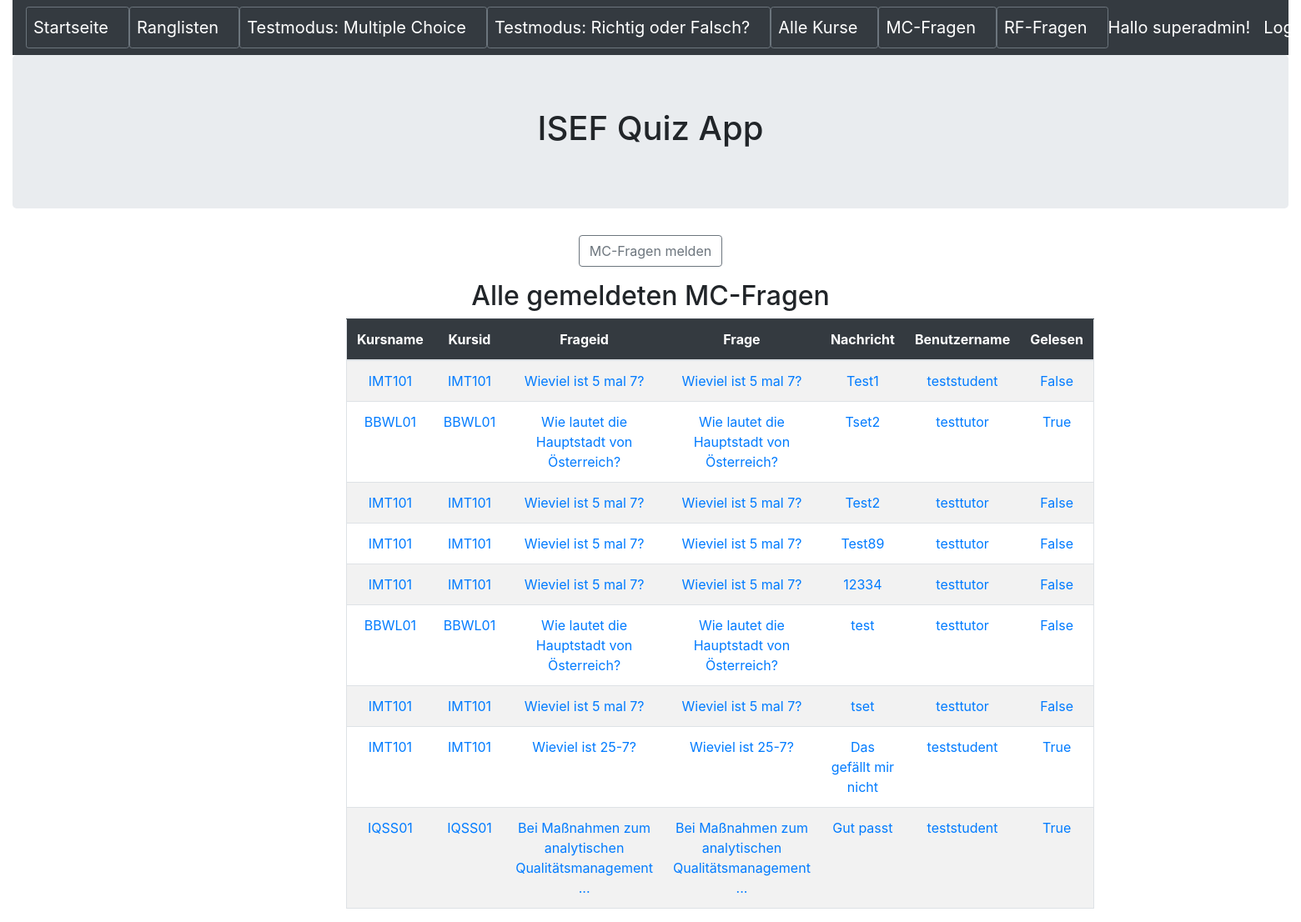
The page /meldungmcfragen (signed in) on the database as committed earlier.
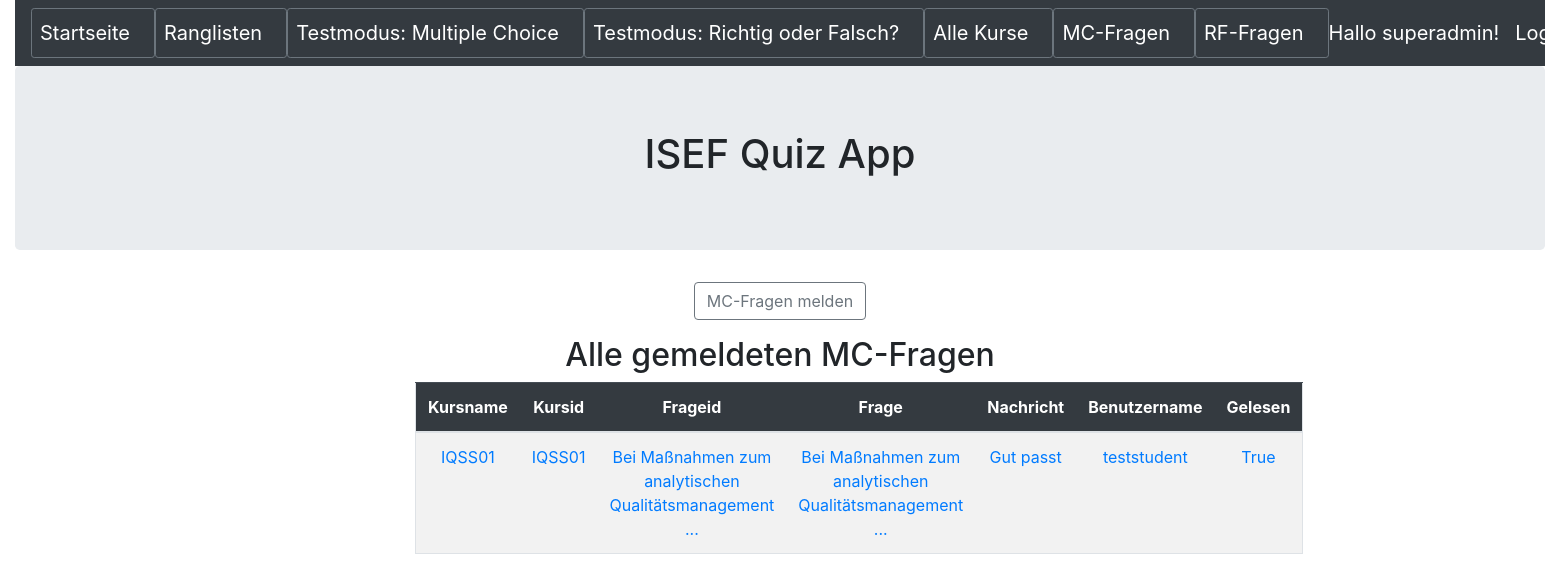
The same page on the database as committed later.
### quiz/models.py (models this page shows, shortened)
class MeldungMCFragen(models.Model):
    kursname = models.CharField(max_length=50,blank=False)
    kursid = models.ForeignKey(Kurs,null=True,blank=False,on_delete=models.CASCADE)
    frageid = models.ForeignKey(Frage,null=True,blank=False,on_delete=models.CASCADE)
    frage = models.CharField(max_length=255,blank=False)
    nachricht = models.CharField(max_length=500,blank=False)
    benutzername = models.CharField(max_length=50,blank=False)
    gelesen=models.BooleanField(default=False)

class Kurs(models.Model):
    name = models.CharField(max_length=50,help_text='Geben Sie den Namen des Kurses ein')
    beschreibung = models.CharField(max_length=255,help_text='Geben Sie die Beschreibung des Kurses ein')
    def __str__(self):
        return self.name

class Frage(models.Model):
    name = models.CharField(max_length=255,blank=False,help_text='Geben Sie hier die Frage ein')
    kurs = models.ForeignKey(Kurs,null=True,blank=False,on_delete=models.CASCADE,help_text='Wählen Sie den Kurs, welchem die Frage zugewiesen wird')
    antwort1 = models.CharField(max_length=255,blank=False,null=True,help_text='Geben Sie die Antwort1 der Frage ein')
    antwort1richtig = models.BooleanField(default=False,help_text='Geben Sie an ob Antwort1 richtig ist',verbose_name="Antwort1 richtig?")
    antwort2 = models.CharField(max_length=255,blank=False,null=True,help_text='Geben Sie die Antwort2 der Frage ein')
    antwort2richtig = models.BooleanField(default=False,help_text='Geben Sie an ob Antwort2 richtig ist',verbose_name="Antwort2 richtig?")
    antwort3 = models.CharField(max_length=255,blank=True,null=True,help_text='Geben Sie die Antwort3 der Frage ein (optional)')
    antwort3richtig = models.BooleanField(default=False,help_text='Geben Sie an ob Antwort3 richtig ist',verbose_name="Antwort3 richtig?")
    antwort4 = models.CharField(max_length=255,blank=True,null=True,help_text='Geben Sie die Antwort4 der Frage ein (optional)')
    antwort4richtig = models.BooleanField(default=False,help_text='Geben Sie an ob Antwort4 richtig ist',verbose_name="Antwort4 richtig?")
    freigegeben=models.BooleanField(default=False,help_text='Frage freigeben?',verbose_name="Frage freigeben")
    def __str__(self):
        return self.name

### quiz/views.py (the view)
# urls.py: path('meldungmcfragen', MeldungMCFragenHome.as_view(), name='meldungmcfragen'),
class MeldungMCFragenHome(AuthListView):
    model = MeldungMCFragen
    template_name = 'meldungmcfrage/meldungmcfragen_home.html'
    permission_required = ('quiz.view_meldungmcfragen')

### quiz/templates/meldungmcfrage/meldungmcfragen_home.html
{% extends 'base.html' %}
{% block content %}
<div class="text-center">
	<p><button type="button" class="btn btn-outline-secondary" onclick="location.href='{% url 'meldungmcfrage_select'  %}'"> MC-Fragen melden</button></p>
</div>
<h2 class="text-center">Alle gemeldeten MC-Fragen</h2>
<div class="container text-center">
	<div class="row justify-content-md-center">
		<div class="col-sm-8 ">
			<table  class ="table border table-hover table-striped">
				<thead class="table-dark">
					<th width=100 scope = "col">Kursname</th>
					<th width=100 scope = "col">Kursid</th>
					<th width=100 scope = "col">Frageid</th>
					<th width=100 scope = "col">Frage</th>
					<th width=100 scope = "col">Nachricht</th>
					<th width=550 scope = "col">Benutzername</th>
					<th width=550 scope = "col">Gelesen</th>
				</thead>
				<tbody>
				{% for meldungmcfragen in object_list %}
					<tr>
						<td> <a href="{% url 'meldungmcfragen_detail' meldungmcfragen.pk %}">{{ meldungmcfragen.kursname }}</a> </td>
						<td> <a href="{% url 'meldungmcfragen_detail' meldungmcfragen.pk %}">{{ meldungmcfragen.kursid }}</a> </td>
						<td> <a href="{% url 'meldungmcfragen_detail' meldungmcfragen.pk %}">{{ meldungmcfragen.frageid }}</a> </td>
						<td> <a href="{% url 'meldungmcfragen_detail' meldungmcfragen.pk %}">{{ meldungmcfragen.frage}}</a> </td>
						<td> <a href="{% url 'meldungmcfragen_detail' meldungmcfragen.pk %}">{{ meldungmcfragen.nachricht}}</a> </td>
						<td> <a href="{% url 'meldungmcfragen_detail' meldungmcfragen.pk %}">{{ meldungmcfragen.benutzername}}</a> </td>
						<td> <a href="{% url 'meldungmcfragen_detail' meldungmcfragen.pk %}">{{ meldungmcfragen.gelesen}}</a> </td>
					</tr>
				{% endfor %}
				</tbody>
			</table>
		</div>
	</div>
</div>
{% endblock content %}

### templates/base.html (shortened to what this page needs)
<!DOCTYPE html>
<html>
  <head>
	<link rel="stylesheet" href="https://stackpath.bootstrapcdn.com/bootstrap/4.5.0/css/bootstrap.min.css">
  </head>
  <body>
    <div class="container-fluid">
        <header>
            <nav class="navbar navbar-expand-lg navbar-dark bg-dark">
                <button type="button" class="btn btn-outline-secondary btn-sm"><a class="navbar-brand" href="{% url 'index' %}">Startseite</a></button>
                <button type="button" class="btn btn-outline-secondary btn-sm"><a class="navbar-brand" href="{% url 'ergebnis_start' %}">Ranglisten</a></button>
                <button type="button" class="btn btn-outline-secondary btn-sm"><a class="navbar-brand" href="{% url 'mctest_select' %}">Testmodus: Multiple Choice</a></button>
                <button type="button" class="btn btn-outline-secondary btn-sm"><a class="navbar-brand" href="{% url 'rftest_select' %}">Testmodus: Richtig oder Falsch?</a></button>
                <button type="button" class="btn btn-outline-secondary btn-sm"><a class="navbar-brand" href="{% url 'kurs_start' %}">Alle Kurse</a></button>
                <button type="button" class="btn btn-outline-secondary btn-sm"><a class="navbar-brand" href="{% url 'frage_start' %}">MC-Fragen</a></button>
                <button type="button" class="btn btn-outline-secondary btn-sm"><a class="navbar-brand" href="{% url 'richtigoderfalsch_start' %}">RF-Fragen</a></button>
				{% if user.is_authenticated %}
                <a class="navbar-brand ml-auto order-md-last ">Hallo {{ user.get_username }}!</a>
                <a class="navbar-brand ml-auto order-md-last" href="{% url 'logout'%}?next={{request.path}}">Logout</a>
                {% else %}
                <a class="navbar-brand ml-auto order-md-last" href="{% url 'login'%}?next={{request.path}}">Login</a>
                {% endif %}
            </nav>
        </header>
        <div class="jumbotron">
            <h1 class="text-center">ISEF Quiz App</h1>
        </div>
        {% block content %}
        {% endblock content %}
    </div>
  </body>
</html>

Rows that differ between the two databases and show on the page:
removed MeldungMCFragen: kursname "IMT101", kursid "IMT101", frageid "Wieviel ist 5 mal 7?", frage "Wieviel ist 5 mal 7?", nachricht "Test1", benutzername "teststudent", gelesen "False"
removed MeldungMCFragen: kursname "BBWL01", kursid "BBWL01", frageid "Wie lautet die Hauptstadt von Österreich?", frage "Wie lautet die Hauptstadt von Österreich?", nachricht "Tset2", benutzername "testtutor", gelesen "True"
removed MeldungMCFragen: kursname "IMT101", kursid "IMT101", frageid "Wieviel ist 5 mal 7?", frage "Wieviel ist 5 mal 7?", nachricht "Test2", benutzername "testtutor", gelesen "False"
removed MeldungMCFragen: kursname "IMT101", kursid "IMT101", frageid "Wieviel ist 5 mal 7?", frage "Wieviel ist 5 mal 7?", nachricht "Test89", benutzername "testtutor", gelesen "False"
removed MeldungMCFragen: kursname "IMT101", kursid "IMT101", frageid "Wieviel ist 5 mal 7?", frage "Wieviel ist 5 mal 7?", nachricht "12334", benutzername "testtutor", gelesen "False"
removed MeldungMCFragen: kursname "BBWL01", kursid "BBWL01", frageid "Wie lautet die Hauptstadt von Österreich?", frage "Wie lautet die Hauptstadt von Österreich?", nachricht "test", benutzername "testtutor", gelesen "False"
removed MeldungMCFragen: kursname "IMT101", kursid "IMT101", frageid "Wieviel ist 5 mal 7?", frage "Wieviel ist 5 mal 7?", nachricht "tset", benutzername "testtutor", gelesen "False"
removed MeldungMCFragen: kursname "IMT101", kursid "IMT101", frageid "Wieviel ist 25-7?", frage "Wieviel ist 25-7?", nachricht "Das gefällt mir nicht", benutzername "teststudent", gelesen "True"
